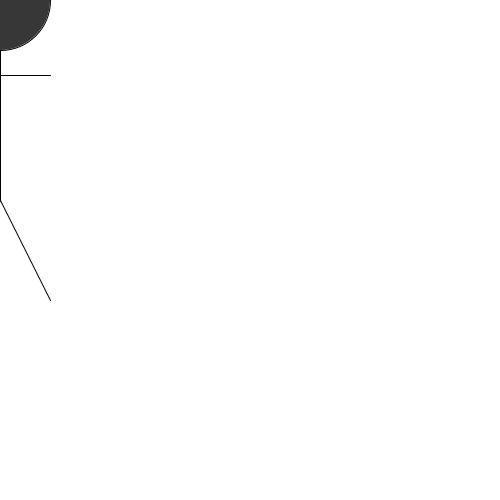
Frame 1 (no input)
Frame 60 (the mouse pressed at the canvas centre just before this capture): identical to frame 1, image omitted
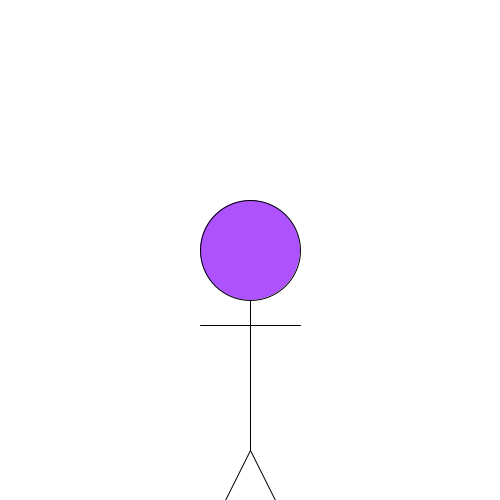
Frame 120 (the mouse held since frame 60 and released just before this capture)

The Processing sketch that drew these frames (run headless with seeded random() and noise(); from frame 60 on, the mouse is pressed at the canvas centre):

// Processing sketch: processing_160991
// ── processing_160991.pde

void setup(){
  size(500,500);
  
}

void draw(){
  background(255);
  drawSfigure(mouseX,mouseY);
  if(mousePressed){

  }
}

void drawSfigure(int x,int y){
  int w = 100;
  int l = x - 40;
  int h = y - 40;
  int r = x + 40;
  float c = 0;
  float c1 = 0;
  float c2 = 0;

  if(mousePressed){
  c = random(200);
  c1 = random(300);
  c2 = random(400);
  }
  
  
  fill(c,c1,c2,200);
  stroke(0);
  ellipse(x,y,w,w);
  line(x,y+50,x,y+200);
  line(x-50,y+75,x+50,y+75);
  line(x,y+200,x+50,y+300);
  line(x,y+200,x-50,y+300);
}
